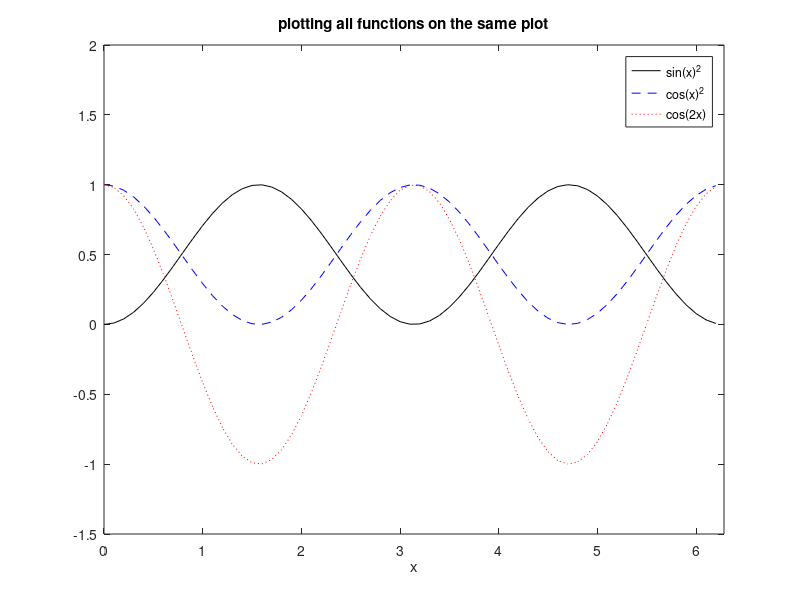
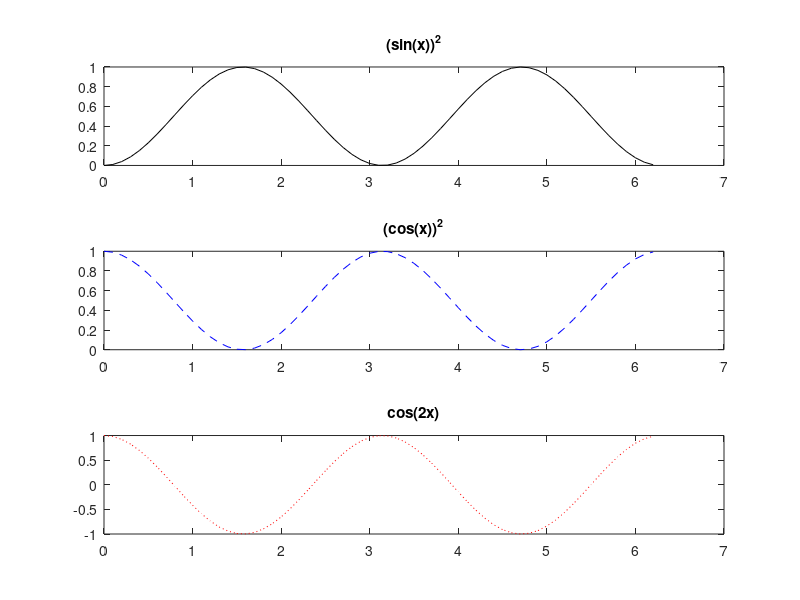

Recreate these plots in MATLAB, in order.
                            %%%  a1Q4  

clc;
clear;
x=0:.1:2*pi;
y1=(sin(x)).^2;
y2=(cos(x)).^2; 
y3=cos(2*x);

% ploting all 3 functions on the same plot
figure(1)
    % k=black,b=blue,r=red,'-'=solid line,'--'=dashed, ':'=dotted
    plot(x,y1,'-k',x,y2,'--b',x,y3,':r')
    axis([0 2*pi -1.5 2]) %defines the limits to x & y axes
    xlabel('x')
    legend('sin(x)^2','cos(x)^2','cos(2x)','location','northeast')
    title('plotting all functions on the same plot')

% subplot %
figure(2)
    %Create three subplots and return the handles to the axes objects, s(1), s(2), and s(3).And add a title to each subplot by referring to its axes handle, s(1), or s(2), or s(3).
    s(1)=subplot(3,1,1);
        plot(x,y1,'-k')
        title(s(1),'(sin(x))^2')

    s(2)=subplot(3,1,2);
        plot(x,y2,'--b')
        title(s(2),'(cos(x))^2')

    s(3)=subplot(3,1,3);
        plot(x,y3,':r')
        title(s(3),'cos(2x)')
    